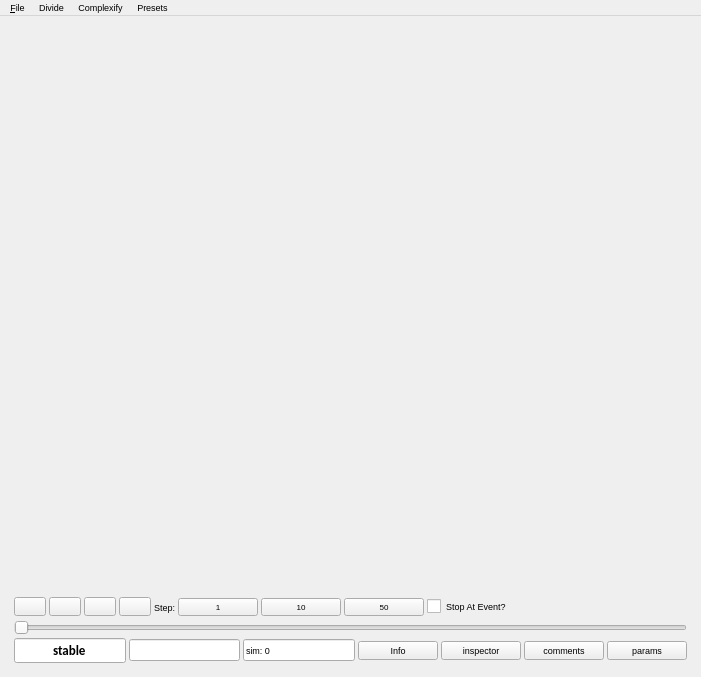
<?xml version="1.0" encoding="UTF-8"?>
<ui version="4.0">
 <class>MainWindow</class>
 <widget class="QMainWindow" name="MainWindow">
  <property name="geometry">
   <rect>
    <x>0</x>
    <y>0</y>
    <width>701</width>
    <height>677</height>
   </rect>
  </property>
  <property name="font">
   <font>
    <pointsize>7</pointsize>
   </font>
  </property>
  <property name="windowTitle">
   <string>SDSi Test</string>
  </property>
  <property name="windowIcon">
   <iconset>
    <normaloff/>
   </iconset>
  </property>
  <property name="iconSize">
   <size>
    <width>48</width>
    <height>48</height>
   </size>
  </property>
  <property name="animated">
   <bool>false</bool>
  </property>
  <widget class="QWidget" name="centralwidget">
   <layout class="QHBoxLayout">
    <item>
     <layout class="QVBoxLayout" name="verticalLayout">
      <property name="margin">
       <number>5</number>
      </property>
      <item>
       <widget class="OrganismWidget" name="organismWidget" native="true">
        <property name="sizePolicy">
         <sizepolicy hsizetype="MinimumExpanding" vsizetype="MinimumExpanding">
          <horstretch>0</horstretch>
          <verstretch>0</verstretch>
         </sizepolicy>
        </property>
       </widget>
      </item>
      <item>
       <layout class="QVBoxLayout">
        <property name="spacing">
         <number>3</number>
        </property>
        <item>
         <layout class="QVBoxLayout" name="verticalLayout_2">
          <item>
           <layout class="QHBoxLayout" name="horizontalLayout">
            <item>
             <widget class="QPushButton" name="pushButtonRun">
              <property name="text">
               <string/>
              </property>
              <property name="icon">
               <iconset resource="../res.qrc">
                <normaloff>:/icons/icons/control_play.png</normaloff>:/icons/icons/control_play.png</iconset>
              </property>
             </widget>
            </item>
            <item>
             <widget class="QPushButton" name="pushButton">
              <property name="text">
               <string/>
              </property>
              <property name="icon">
               <iconset resource="../res.qrc">
                <normaloff>:/icons/icons/control_record.png</normaloff>:/icons/icons/control_record.png</iconset>
              </property>
             </widget>
            </item>
            <item>
             <widget class="QPushButton" name="pushButtonStop">
              <property name="text">
               <string/>
              </property>
              <property name="icon">
               <iconset resource="../res.qrc">
                <normaloff>:/icons/icons/control_stop.png</normaloff>:/icons/icons/control_stop.png</iconset>
              </property>
             </widget>
            </item>
            <item>
             <widget class="QPushButton" name="pushButtonReset">
              <property name="text">
               <string/>
              </property>
              <property name="icon">
               <iconset resource="../res.qrc">
                <normaloff>:/icons/icons/control_start.png</normaloff>:/icons/icons/control_start.png</iconset>
              </property>
             </widget>
            </item>
            <item>
             <layout class="QHBoxLayout">
              <item>
               <widget class="QLabel" name="label_2">
                <property name="sizePolicy">
                 <sizepolicy hsizetype="Minimum" vsizetype="Preferred">
                  <horstretch>0</horstretch>
                  <verstretch>0</verstretch>
                 </sizepolicy>
                </property>
                <property name="text">
                 <string>Step:</string>
                </property>
               </widget>
              </item>
              <item>
               <widget class="QPushButton" name="pushButtonStep1">
                <property name="sizePolicy">
                 <sizepolicy hsizetype="Minimum" vsizetype="Fixed">
                  <horstretch>0</horstretch>
                  <verstretch>0</verstretch>
                 </sizepolicy>
                </property>
                <property name="font">
                 <font>
                  <pointsize>6</pointsize>
                 </font>
                </property>
                <property name="text">
                 <string>1</string>
                </property>
               </widget>
              </item>
              <item>
               <widget class="QPushButton" name="pushButtonStep10">
                <property name="sizePolicy">
                 <sizepolicy hsizetype="Minimum" vsizetype="Fixed">
                  <horstretch>0</horstretch>
                  <verstretch>0</verstretch>
                 </sizepolicy>
                </property>
                <property name="font">
                 <font>
                  <pointsize>6</pointsize>
                 </font>
                </property>
                <property name="text">
                 <string>10</string>
                </property>
               </widget>
              </item>
              <item>
               <widget class="QPushButton" name="pushButtonStep50">
                <property name="sizePolicy">
                 <sizepolicy hsizetype="Minimum" vsizetype="Fixed">
                  <horstretch>0</horstretch>
                  <verstretch>0</verstretch>
                 </sizepolicy>
                </property>
                <property name="font">
                 <font>
                  <pointsize>6</pointsize>
                 </font>
                </property>
                <property name="text">
                 <string>50</string>
                </property>
               </widget>
              </item>
              <item>
               <widget class="QCheckBox" name="checkBoxStopAtEvent">
                <property name="sizePolicy">
                 <sizepolicy hsizetype="Expanding" vsizetype="Fixed">
                  <horstretch>0</horstretch>
                  <verstretch>0</verstretch>
                 </sizepolicy>
                </property>
                <property name="text">
                 <string>Stop At Event?</string>
                </property>
                <property name="checked">
                 <bool>false</bool>
                </property>
               </widget>
              </item>
              <item>
               <spacer name="horizontalSpacer">
                <property name="orientation">
                 <enum>Qt::Horizontal</enum>
                </property>
                <property name="sizeHint" stdset="0">
                 <size>
                  <width>40</width>
                  <height>20</height>
                 </size>
                </property>
               </spacer>
              </item>
             </layout>
            </item>
           </layout>
          </item>
          <item>
           <widget class="QSlider" name="frameSlider">
            <property name="enabled">
             <bool>false</bool>
            </property>
            <property name="maximum">
             <number>1</number>
            </property>
            <property name="tracking">
             <bool>true</bool>
            </property>
            <property name="orientation">
             <enum>Qt::Horizontal</enum>
            </property>
            <property name="invertedAppearance">
             <bool>false</bool>
            </property>
           </widget>
          </item>
          <item>
           <layout class="QHBoxLayout" name="horizontalLayout_2">
            <item>
             <widget class="QLineEdit" name="lineEditStatus">
              <property name="sizePolicy">
               <sizepolicy hsizetype="MinimumExpanding" vsizetype="Fixed">
                <horstretch>0</horstretch>
                <verstretch>0</verstretch>
               </sizepolicy>
              </property>
              <property name="font">
               <font>
                <family>Calibri</family>
                <pointsize>10</pointsize>
                <weight>75</weight>
                <bold>true</bold>
               </font>
              </property>
              <property name="cursor">
               <cursorShape>ForbiddenCursor</cursorShape>
              </property>
              <property name="text">
               <string>stable</string>
              </property>
              <property name="alignment">
               <set>Qt::AlignCenter</set>
              </property>
              <property name="readOnly">
               <bool>true</bool>
              </property>
             </widget>
            </item>
            <item>
             <widget class="QLineEdit" name="lineEditTime">
              <property name="sizePolicy">
               <sizepolicy hsizetype="MinimumExpanding" vsizetype="Fixed">
                <horstretch>0</horstretch>
                <verstretch>0</verstretch>
               </sizepolicy>
              </property>
             </widget>
            </item>
            <item>
             <widget class="QLineEdit" name="lineEditMsSim">
              <property name="sizePolicy">
               <sizepolicy hsizetype="MinimumExpanding" vsizetype="Fixed">
                <horstretch>0</horstretch>
                <verstretch>0</verstretch>
               </sizepolicy>
              </property>
              <property name="text">
               <string>sim: 0</string>
              </property>
             </widget>
            </item>
            <item>
             <widget class="QPushButton" name="pushButtonInfo">
              <property name="text">
               <string>Info</string>
              </property>
             </widget>
            </item>
            <item>
             <widget class="QPushButton" name="pushButton_2">
              <property name="text">
               <string>inspector</string>
              </property>
             </widget>
            </item>
            <item>
             <widget class="QPushButton" name="pushButton_3">
              <property name="text">
               <string>comments</string>
              </property>
             </widget>
            </item>
            <item>
             <widget class="QPushButton" name="pushButton_4">
              <property name="text">
               <string>params</string>
              </property>
             </widget>
            </item>
           </layout>
          </item>
         </layout>
        </item>
       </layout>
      </item>
     </layout>
    </item>
   </layout>
  </widget>
  <widget class="QMenuBar" name="menuBar">
   <property name="geometry">
    <rect>
     <x>0</x>
     <y>0</y>
     <width>701</width>
     <height>22</height>
    </rect>
   </property>
   <widget class="QMenu" name="menuFile">
    <property name="title">
     <string>&amp;File</string>
    </property>
    <addaction name="action_Open"/>
   </widget>
   <widget class="QMenu" name="menuMisc">
    <property name="title">
     <string>Divide</string>
    </property>
    <addaction name="actionDivide_Highest_Along"/>
    <addaction name="actionDivide_Surface_Along"/>
    <addaction name="actionDivide_Highest_Away"/>
    <addaction name="actionDivide_Random"/>
    <addaction name="actionDivide_All"/>
   </widget>
   <widget class="QMenu" name="menuComplexify">
    <property name="title">
     <string>Complexify</string>
    </property>
    <addaction name="actionComplexify_All"/>
   </widget>
   <widget class="QMenu" name="menuPresets">
    <property name="title">
     <string>Presets</string>
    </property>
   </widget>
   <addaction name="menuFile"/>
   <addaction name="menuMisc"/>
   <addaction name="menuComplexify"/>
   <addaction name="menuPresets"/>
  </widget>
  <action name="action_Open">
   <property name="text">
    <string>&amp;Open</string>
   </property>
   <property name="shortcut">
    <string>Ctrl+O</string>
   </property>
  </action>
  <action name="actionDivide_Highest_Along">
   <property name="text">
    <string>Divide Highest Along</string>
   </property>
  </action>
  <action name="actionDivide_Surface_Along">
   <property name="text">
    <string>Divide Surface Along</string>
   </property>
  </action>
  <action name="actionDivide_Highest_Away">
   <property name="text">
    <string>Divide Highest Away</string>
   </property>
  </action>
  <action name="actionDivide_Random">
   <property name="text">
    <string>Divide Random</string>
   </property>
  </action>
  <action name="actionDivide_All">
   <property name="text">
    <string>Divide All</string>
   </property>
  </action>
  <action name="actionComplexify_All">
   <property name="text">
    <string>ComplexifyAll</string>
   </property>
  </action>
  <action name="actionPresets">
   <property name="text">
    <string>Presets</string>
   </property>
  </action>
 </widget>
 <customwidgets>
  <customwidget>
   <class>OrganismWidget</class>
   <extends>QWidget</extends>
   <header>organismwidget.h</header>
   <container>1</container>
   <slots>
    <signal>cellSelected(Cell*)</signal>
    <signal>faceSelected(Face*)</signal>
    <signal>vertexSelected(Vertex*)</signal>
    <signal>edgeSelected(Edge*)</signal>
   </slots>
  </customwidget>
 </customwidgets>
 <resources>
  <include location="../res.qrc"/>
 </resources>
 <connections>
  <connection>
   <sender>organismWidget</sender>
   <signal>cellSelected(Cell*)</signal>
   <receiver>MainWindow</receiver>
   <slot>selectCell(Cell*)</slot>
   <hints>
    <hint type="sourcelabel">
     <x>239</x>
     <y>61</y>
    </hint>
    <hint type="destinationlabel">
     <x>248</x>
     <y>1</y>
    </hint>
   </hints>
  </connection>
  <connection>
   <sender>organismWidget</sender>
   <signal>edgeSelected(Edge*)</signal>
   <receiver>MainWindow</receiver>
   <slot>selectEdge(Edge*)</slot>
   <hints>
    <hint type="sourcelabel">
     <x>393</x>
     <y>152</y>
    </hint>
    <hint type="destinationlabel">
     <x>392</x>
     <y>3</y>
    </hint>
   </hints>
  </connection>
  <connection>
   <sender>organismWidget</sender>
   <signal>faceSelected(Face*)</signal>
   <receiver>MainWindow</receiver>
   <slot>selectFace(Face*)</slot>
   <hints>
    <hint type="sourcelabel">
     <x>203</x>
     <y>158</y>
    </hint>
    <hint type="destinationlabel">
     <x>199</x>
     <y>2</y>
    </hint>
   </hints>
  </connection>
  <connection>
   <sender>organismWidget</sender>
   <signal>vertexSelected(Vertex*)</signal>
   <receiver>MainWindow</receiver>
   <slot>selectVertex(Vertex*)</slot>
   <hints>
    <hint type="sourcelabel">
     <x>86</x>
     <y>119</y>
    </hint>
    <hint type="destinationlabel">
     <x>80</x>
     <y>3</y>
    </hint>
   </hints>
  </connection>
  <connection>
   <sender>pushButtonRun</sender>
   <signal>pressed()</signal>
   <receiver>MainWindow</receiver>
   <slot>start()</slot>
   <hints>
    <hint type="sourcelabel">
     <x>44</x>
     <y>602</y>
    </hint>
    <hint type="destinationlabel">
     <x>614</x>
     <y>626</y>
    </hint>
   </hints>
  </connection>
  <connection>
   <sender>pushButtonStep1</sender>
   <signal>pressed()</signal>
   <receiver>MainWindow</receiver>
   <slot>step1()</slot>
   <hints>
    <hint type="sourcelabel">
     <x>256</x>
     <y>602</y>
    </hint>
    <hint type="destinationlabel">
     <x>614</x>
     <y>625</y>
    </hint>
   </hints>
  </connection>
  <connection>
   <sender>pushButtonStep10</sender>
   <signal>pressed()</signal>
   <receiver>MainWindow</receiver>
   <slot>step10()</slot>
   <hints>
    <hint type="sourcelabel">
     <x>337</x>
     <y>602</y>
    </hint>
    <hint type="destinationlabel">
     <x>614</x>
     <y>622</y>
    </hint>
   </hints>
  </connection>
  <connection>
   <sender>pushButtonStep50</sender>
   <signal>pressed()</signal>
   <receiver>MainWindow</receiver>
   <slot>step50()</slot>
   <hints>
    <hint type="sourcelabel">
     <x>418</x>
     <y>602</y>
    </hint>
    <hint type="destinationlabel">
     <x>614</x>
     <y>624</y>
    </hint>
   </hints>
  </connection>
  <connection>
   <sender>pushButtonStop</sender>
   <signal>pressed()</signal>
   <receiver>MainWindow</receiver>
   <slot>stop()</slot>
   <hints>
    <hint type="sourcelabel">
     <x>112</x>
     <y>602</y>
    </hint>
    <hint type="destinationlabel">
     <x>614</x>
     <y>625</y>
    </hint>
   </hints>
  </connection>
  <connection>
   <sender>pushButtonReset</sender>
   <signal>pressed()</signal>
   <receiver>MainWindow</receiver>
   <slot>reset()</slot>
   <hints>
    <hint type="sourcelabel">
     <x>146</x>
     <y>602</y>
    </hint>
    <hint type="destinationlabel">
     <x>614</x>
     <y>626</y>
    </hint>
   </hints>
  </connection>
  <connection>
   <sender>pushButton</sender>
   <signal>clicked()</signal>
   <receiver>MainWindow</receiver>
   <slot>record()</slot>
   <hints>
    <hint type="sourcelabel">
     <x>78</x>
     <y>602</y>
    </hint>
    <hint type="destinationlabel">
     <x>541</x>
     <y>503</y>
    </hint>
   </hints>
  </connection>
  <connection>
   <sender>action_Open</sender>
   <signal>triggered()</signal>
   <receiver>MainWindow</receiver>
   <slot>load()</slot>
   <hints>
    <hint type="sourcelabel">
     <x>-1</x>
     <y>-1</y>
    </hint>
    <hint type="destinationlabel">
     <x>441</x>
     <y>338</y>
    </hint>
   </hints>
  </connection>
  <connection>
   <sender>actionDivide_All</sender>
   <signal>triggered()</signal>
   <receiver>MainWindow</receiver>
   <slot>divideAll()</slot>
   <hints>
    <hint type="sourcelabel">
     <x>-1</x>
     <y>-1</y>
    </hint>
    <hint type="destinationlabel">
     <x>441</x>
     <y>338</y>
    </hint>
   </hints>
  </connection>
  <connection>
   <sender>actionDivide_Highest_Along</sender>
   <signal>triggered()</signal>
   <receiver>MainWindow</receiver>
   <slot>divideHighest()</slot>
   <hints>
    <hint type="sourcelabel">
     <x>-1</x>
     <y>-1</y>
    </hint>
    <hint type="destinationlabel">
     <x>441</x>
     <y>338</y>
    </hint>
   </hints>
  </connection>
  <connection>
   <sender>actionDivide_Highest_Away</sender>
   <signal>triggered()</signal>
   <receiver>MainWindow</receiver>
   <slot>divideHighestAway()</slot>
   <hints>
    <hint type="sourcelabel">
     <x>-1</x>
     <y>-1</y>
    </hint>
    <hint type="destinationlabel">
     <x>441</x>
     <y>338</y>
    </hint>
   </hints>
  </connection>
  <connection>
   <sender>actionDivide_Random</sender>
   <signal>triggered()</signal>
   <receiver>MainWindow</receiver>
   <slot>divideRandomCell()</slot>
   <hints>
    <hint type="sourcelabel">
     <x>-1</x>
     <y>-1</y>
    </hint>
    <hint type="destinationlabel">
     <x>441</x>
     <y>338</y>
    </hint>
   </hints>
  </connection>
  <connection>
   <sender>actionDivide_Surface_Along</sender>
   <signal>triggered()</signal>
   <receiver>MainWindow</receiver>
   <slot>divideAll()</slot>
   <hints>
    <hint type="sourcelabel">
     <x>-1</x>
     <y>-1</y>
    </hint>
    <hint type="destinationlabel">
     <x>441</x>
     <y>338</y>
    </hint>
   </hints>
  </connection>
  <connection>
   <sender>pushButton_2</sender>
   <signal>clicked()</signal>
   <receiver>MainWindow</receiver>
   <slot>showInspector()</slot>
   <hints>
    <hint type="sourcelabel">
     <x>521</x>
     <y>659</y>
    </hint>
    <hint type="destinationlabel">
     <x>569</x>
     <y>674</y>
    </hint>
   </hints>
  </connection>
  <connection>
   <sender>pushButton_3</sender>
   <signal>clicked()</signal>
   <receiver>MainWindow</receiver>
   <slot>showComments()</slot>
   <hints>
    <hint type="sourcelabel">
     <x>602</x>
     <y>659</y>
    </hint>
    <hint type="destinationlabel">
     <x>640</x>
     <y>651</y>
    </hint>
   </hints>
  </connection>
  <connection>
   <sender>checkBoxStopAtEvent</sender>
   <signal>stateChanged(int)</signal>
   <receiver>MainWindow</receiver>
   <slot>stopAtEventChanged(int)</slot>
   <hints>
    <hint type="sourcelabel">
     <x>550</x>
     <y>598</y>
    </hint>
    <hint type="destinationlabel">
     <x>406</x>
     <y>670</y>
    </hint>
   </hints>
  </connection>
  <connection>
   <sender>pushButton_4</sender>
   <signal>clicked()</signal>
   <receiver>MainWindow</receiver>
   <slot>showSimulationParameters()</slot>
   <hints>
    <hint type="sourcelabel">
     <x>683</x>
     <y>659</y>
    </hint>
    <hint type="destinationlabel">
     <x>638</x>
     <y>584</y>
    </hint>
   </hints>
  </connection>
  <connection>
   <sender>frameSlider</sender>
   <signal>valueChanged(int)</signal>
   <receiver>MainWindow</receiver>
   <slot>chooseFrame(int)</slot>
   <hints>
    <hint type="sourcelabel">
     <x>24</x>
     <y>621</y>
    </hint>
    <hint type="destinationlabel">
     <x>5</x>
     <y>620</y>
    </hint>
   </hints>
  </connection>
  <connection>
   <sender>actionComplexify_All</sender>
   <signal>triggered()</signal>
   <receiver>MainWindow</receiver>
   <slot>complexifyAll()</slot>
   <hints>
    <hint type="sourcelabel">
     <x>-1</x>
     <y>-1</y>
    </hint>
    <hint type="destinationlabel">
     <x>350</x>
     <y>338</y>
    </hint>
   </hints>
  </connection>
 </connections>
 <slots>
  <slot>selectCell(Cell*)</slot>
  <slot>selectEdge(Edge*)</slot>
  <slot>selectFace(Face*)</slot>
  <slot>selectVertex(Vertex*)</slot>
  <slot>start()</slot>
  <slot>step1()</slot>
  <slot>step10()</slot>
  <slot>step50()</slot>
  <slot>stop()</slot>
  <slot>reset()</slot>
  <slot>load()</slot>
  <slot>propertiesSelected()</slot>
  <slot>divideHighestAway()</slot>
  <slot>divideAll()</slot>
  <slot>divideHighest()</slot>
  <slot>divideAlongBoundary()</slot>
  <slot>divideRandomCell()</slot>
  <slot>infoListVertices()</slot>
  <slot>infoListEdges()</slot>
  <slot>infoListFaces()</slot>
  <slot>infoListTetras()</slot>
  <slot>stopAtEventChanged(int)</slot>
  <slot>info()</slot>
  <slot>record()</slot>
  <slot>showInspector()</slot>
  <slot>showComments()</slot>
  <slot>setStopAtEvent(bool)</slot>
  <slot>showSimulationParameters()</slot>
  <slot>chooseFrame(int)</slot>
  <slot>complexifyAll()</slot>
 </slots>
</ui>
